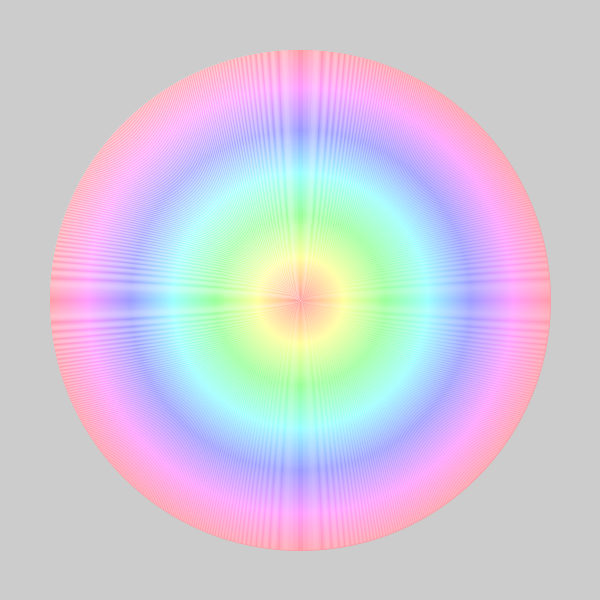
Frame 1 (no input)
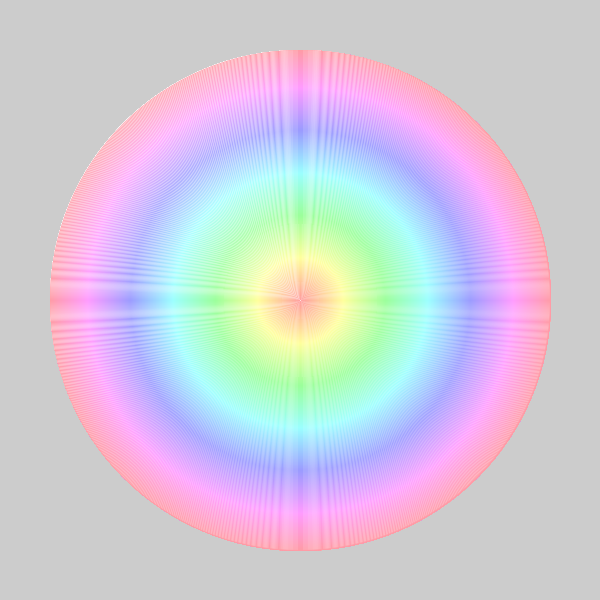
Frame 60 (the mouse pressed at the canvas centre just before this capture)
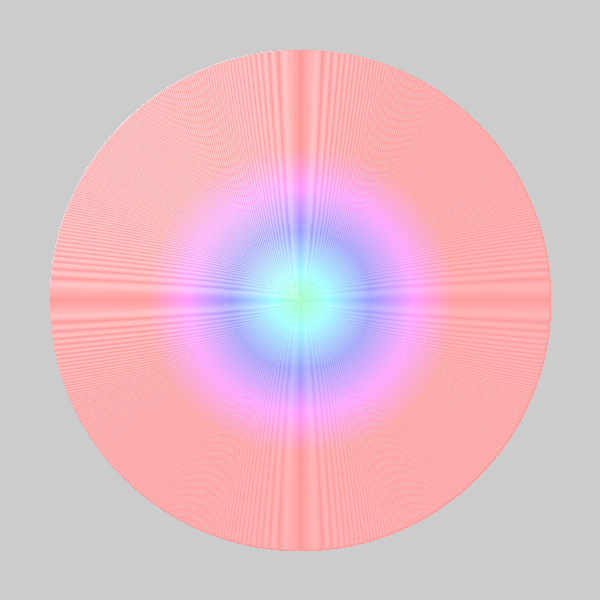
Frame 120 (the mouse held since frame 60 and released just before this capture)

The Processing sketch that drew these frames (run headless with seeded random() and noise(); from frame 60 on, the mouse is pressed at the canvas centre):

// Processing sketch: processing_185614
// ── processing_185614.pde

void setup() {
  size(600, 600);
  colorMode(HSB);
}
void draw() {
  for (int i = 500;i>0;i=i-2) {
   

    stroke((i/2)+(mouseX/3), 100, 255);
    ellipse(300, 300, i, i);
  }
}
